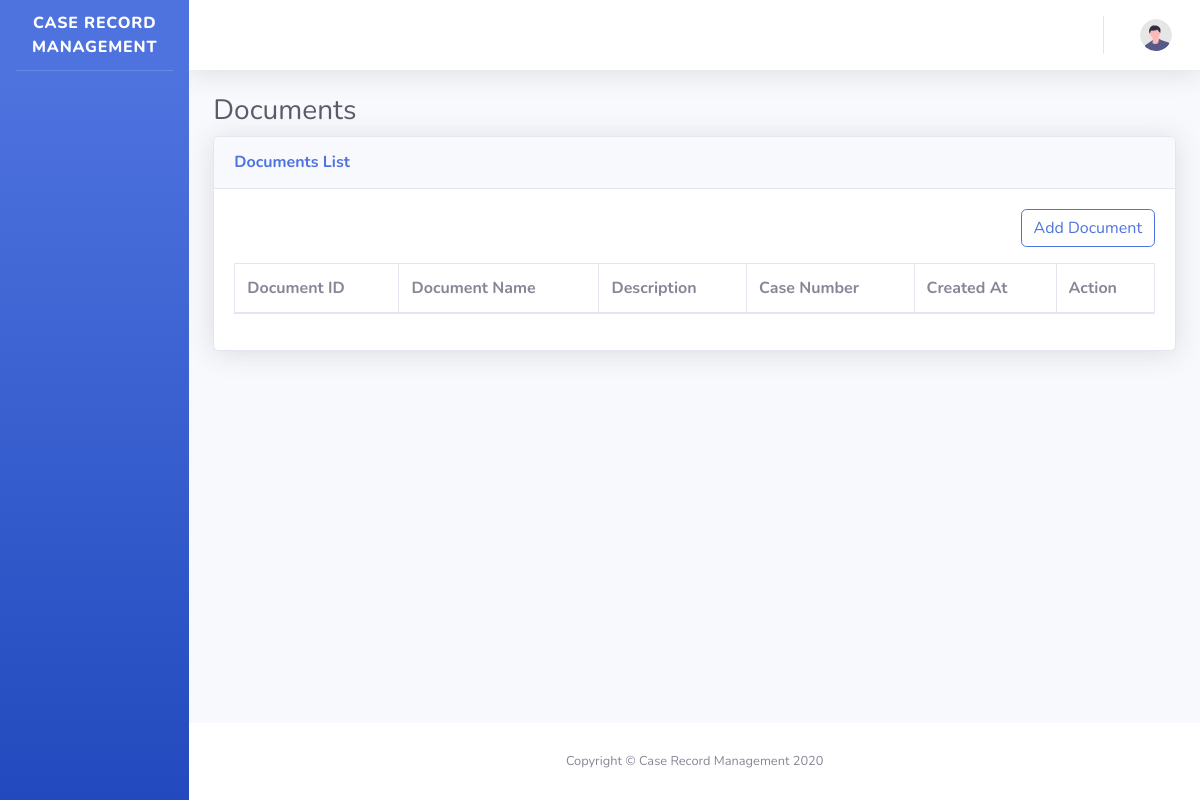
Before: /managedocuments.php with the older database file.
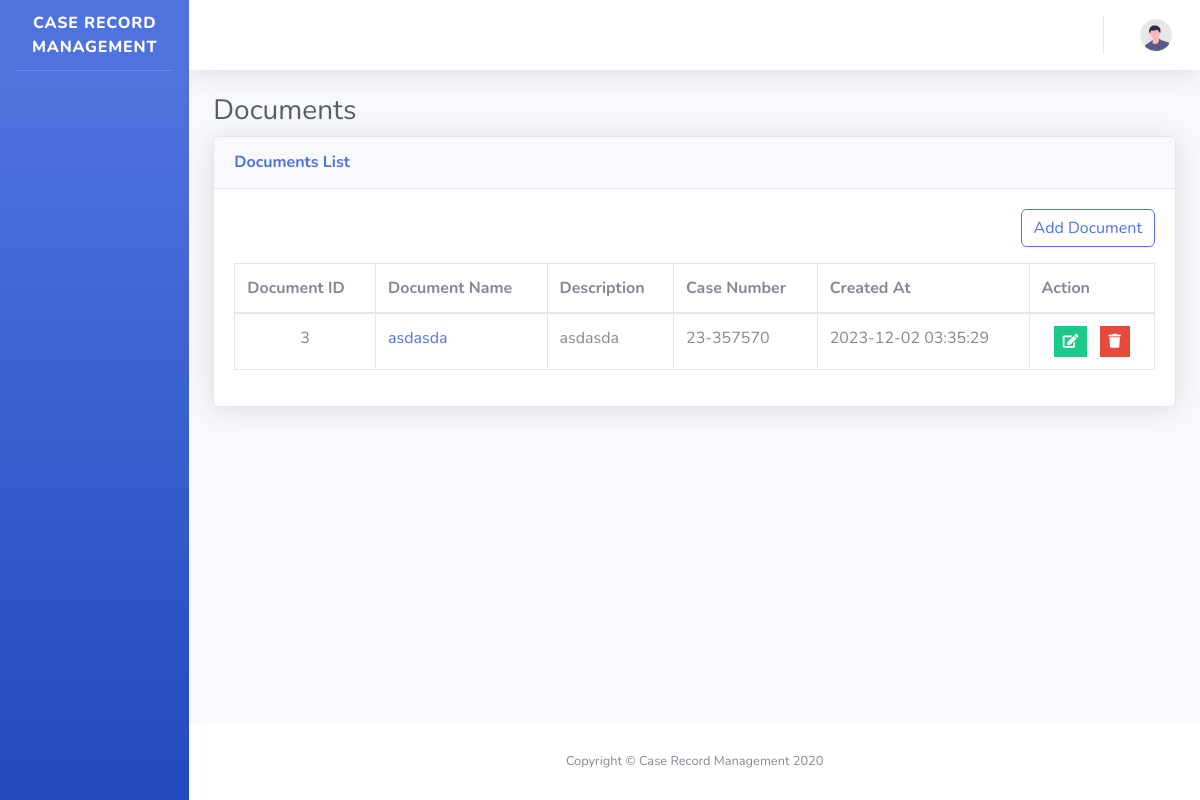
After: the same page with the newer database file.
### tables this page shows
CREATE TABLE `documents` (
  `id` int NOT NULL AUTO_INCREMENT,
  `Document` varchar(255) NOT NULL,
  `Description` text,
  `FilePath` varchar(255) NOT NULL,
  `CaseNum` int DEFAULT NULL,
  `CreatedAt` timestamp NULL DEFAULT CURRENT_TIMESTAMP,
  PRIMARY KEY (`id`)
);

CREATE TABLE `cases` (
  `id` int NOT NULL AUTO_INCREMENT,
  `CaseNo` varchar(20) NOT NULL,
  `Title` varchar(255) DEFAULT NULL,
  `Description` text NOT NULL,
  `AuthorID` int NOT NULL,
  `AccusedID` int NOT NULL,
  `ViolationID` int NOT NULL,
  `FilingDate` date DEFAULT NULL,
  `Branch` varchar(100) DEFAULT NULL,
  `Status` enum('Filed','Under Investigation','On Trial','Closed','Convicted','Acquitted','Dismissed','Archived','Reopened') DEFAULT NULL,
  `Judge` varchar(100) DEFAULT NULL,
  `Prosecutor` varchar(100) DEFAULT NULL,
  `LeadInvestigator` varchar(100) DEFAULT NULL,
  `TrialDate` datetime DEFAULT NULL,
  `HearingDate` datetime DEFAULT NULL,
  `Verdict` text,
  `Sentence` text,
  `CreatedAt` timestamp NULL DEFAULT CURRENT_TIMESTAMP,
  `UpdatedAt` timestamp NULL DEFAULT CURRENT_TIMESTAMP ON UPDATE CURRENT_TIMESTAMP,
  PRIMARY KEY (`id`),
  KEY `cases_accused_idx` (`AccusedID`),
  KEY `cases_violations_idx` (`ViolationID`),
  KEY `cases_author_idx` (`AuthorID`)
);

### includes/conn.php (called while the page is built, shortened)
<?php
$website = "Case Record Management";
?>

### managedocuments.php (the view, shortened to what this page needs)
<?php
$page = "Documents";
require_once "includes/session.php";
require_once "components/header.php";
?>
<body id="page-top">
    <div id="wrapper">
        <?php
        require_once "components/sidebar.php";
        ?>
        <div id="content-wrapper" class="d-flex flex-column">
            <div id="content">
                <?php
                require_once "components/topbar.php";
                ?>
                <div class="container-fluid">
                    <h1 class="h3 mb-2 text-gray-800"><?= $page ?></h1>
                    <div class="card shadow mb-4">
                        <div class="card-header py-3">
                            <h6 class="m-0 font-weight-bold text-primary">Documents List</h6>
                        </div>
                        <div class="card-body">
                            <p class="text-right">
                                <button class="btn btn-outline-primary" type="button" data-toggle="collapse" data-target="#collapseAddDocument" aria-expanded="false" aria-controls="collapseAddDocument">
                                    Add Document
                                </button>
                            </p>
                            <div class="table-responsive">
                                <table class="table table-bordered" id="dataTable" width="100%" cellspacing="0">
                                    <thead>
                                        <tr>
                                            <th>Document ID</th>
                                            <th>Document Name</th>
                                            <th>Description</th>
                                            <th>Case Number</th>
                                            <th>Created At</th>
                                            <th>Action</th>
                                        </tr>
                                    </thead>
                                    <tbody>
                                        <?php
                                        $query = "SELECT d.*, c.CaseNo  FROM documents d JOIN cases c ON d.CaseNum=c.id";
                                        $result = $conn->execute_query($query, []);
                                        while ($row = $result->fetch_object()) {
                                        ?>
                                            <tr>
                                                <td class="text-center text-nowrap"><?= $row->id ?></td>
                                                <td class="text-nowrap"><a href="includes/<?= $row->FilePath ?>" target="_blank"><?= $row->Document ?></a></td>
                                                <td class="text-nowrap"><?= $row->Description ?></td>
                                                <td class="text-nowrap"><?= $row->CaseNo ?></td>
                                                <td class="text-nowrap"><?= $row->CreatedAt ?></td>
                                                <td class="text-center text-nowrap">
                                                    <button class='upd-btn btn btn-success btn-sm rounded-0 mx-1' data-editdocument="<?= $row->id ?>" data-toggle="collapse" data-target="#collapseEditDocument" aria-expanded="false" aria-controls="collapseEditDocument"><i class="fas fa-edit"></i></button>
                                                    <a class='del-btn btn btn-danger btn-sm rounded-0 mx-1' href="includes/process.php?DeleteDocument=<?= $row->id ?>"><i class="fas fa-trash"></i></a>
                                                </td>
                                            </tr>
                                        <?php
                                        }
                                        ?>
                                    </tbody>
                                </table>
                            </div>
                        </div>
                    </div>
                </div>
            </div>
            <footer class="sticky-footer bg-white">
                <div class="container my-auto">
                    <div class="copyright text-center my-auto">
                        <span>Copyright &copy; <?= $website ?> 2020</span>
                    </div>
                </div>
            </footer>
        </div>
    </div>
</body>
</html>

Changed rows visible on the page:
added documents: id "3", Document "asdasda", Description "asdasda", cases.CaseNo "23-357570", CreatedAt "2023-12-02 03:35:29"
